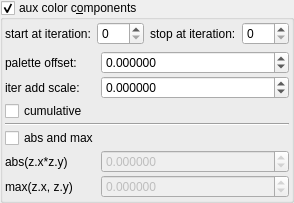
    <widget class="MyGroupBox" name="groupCheck_fold_color_aux_color_enabled">
     <property name="title">
      <string>aux color c&amp;omponents</string>
     </property>
     <property name="checkable">
      <bool>true</bool>
     </property>
     <layout class="QVBoxLayout" name="verticalLayout_12">
      <property name="leftMargin">
       <number>2</number>
      </property>
      <property name="topMargin">
       <number>2</number>
      </property>
      <property name="rightMargin">
       <number>2</number>
      </property>
      <property name="bottomMargin">
       <number>2</number>
      </property>
      <item>
       <layout class="QHBoxLayout" name="horizontalLayout_23" stretch="0,1,0,1">
        <item>
         <widget class="QLabel" name="label_103">
          <property name="text">
           <string>start at iteration:</string>
          </property>
         </widget>
        </item>
        <item>
         <widget class="MySpinBox" name="spinboxInt_fold_color_start_iterations_A">
          <property name="sizePolicy">
           <sizepolicy hsizetype="Minimum" vsizetype="Maximum">
            <horstretch>0</horstretch>
            <verstretch>0</verstretch>
           </sizepolicy>
          </property>
          <property name="minimum">
           <number>0</number>
          </property>
          <property name="maximum">
           <number>999</number>
          </property>
          <property name="value">
           <number>0</number>
          </property>
         </widget>
        </item>
        <item>
         <widget class="QLabel" name="label_75">
          <property name="text">
           <string>stop at iteration:</string>
          </property>
         </widget>
        </item>
        <item>
         <widget class="MySpinBox" name="spinboxInt_fold_color_stop_iterations_A">
          <property name="sizePolicy">
           <sizepolicy hsizetype="Preferred" vsizetype="Maximum">
            <horstretch>0</horstretch>
            <verstretch>0</verstretch>
           </sizepolicy>
          </property>
          <property name="maximum">
           <number>999</number>
          </property>
         </widget>
        </item>
       </layout>
      </item>
      <item>
       <layout class="QGridLayout" name="gridLayout_17" columnstretch="0,1">
        <property name="spacing">
         <number>2</number>
        </property>
        <item row="1" column="0">
         <widget class="QLabel" name="label_19">
          <property name="text">
           <string>iter add scale:</string>
          </property>
         </widget>
        </item>
        <item row="6" column="1">
         <widget class="MyDoubleSpinBox" name="spinbox4_fold_color_difs_0000_y">
          <property name="enabled">
           <bool>false</bool>
          </property>
          <property name="sizePolicy">
           <sizepolicy hsizetype="Minimum" vsizetype="Maximum">
            <horstretch>0</horstretch>
            <verstretch>0</verstretch>
           </sizepolicy>
          </property>
          <property name="prefix">
           <string/>
          </property>
          <property name="suffix">
           <string/>
          </property>
          <property name="decimals">
           <number>6</number>
          </property>
          <property name="minimum">
           <double>-100.000000000000000</double>
          </property>
          <property name="maximum">
           <double>100.000000000000000</double>
          </property>
          <property name="singleStep">
           <double>0.100000000000000</double>
          </property>
         </widget>
        </item>
        <item row="2" column="0">
         <widget class="MyCheckBox" name="checkBox_fold_color_aux_color_enabledA">
          <property name="text">
           <string>cumulative</string>
          </property>
         </widget>
        </item>
        <item row="1" column="1">
         <widget class="MyDoubleSpinBox" name="spinbox_fold_color_difs1">
          <property name="sizePolicy">
           <sizepolicy hsizetype="Minimum" vsizetype="Maximum">
            <horstretch>0</horstretch>
            <verstretch>0</verstretch>
           </sizepolicy>
          </property>
          <property name="prefix">
           <string/>
          </property>
          <property name="suffix">
           <string/>
          </property>
          <property name="decimals">
           <number>6</number>
          </property>
          <property name="minimum">
           <double>-100.000000000000000</double>
          </property>
          <property name="maximum">
           <double>100.000000000000000</double>
          </property>
          <property name="singleStep">
           <double>0.100000000000000</double>
          </property>
         </widget>
        </item>
        <item row="6" column="0">
         <widget class="QLabel" name="label_57">
          <property name="text">
           <string>max(z.x, z.y)</string>
          </property>
         </widget>
        </item>
        <item row="5" column="0">
         <widget class="QLabel" name="label_58">
          <property name="text">
           <string>abs(z.x*z.y)</string>
          </property>
         </widget>
        </item>
        <item row="0" column="1">
         <widget class="MyDoubleSpinBox" name="spinbox_fold_color_difs0">
          <property name="sizePolicy">
           <sizepolicy hsizetype="Minimum" vsizetype="Maximum">
            <horstretch>0</horstretch>
            <verstretch>0</verstretch>
           </sizepolicy>
          </property>
          <property name="prefix">
           <string/>
          </property>
          <property name="suffix">
           <string/>
          </property>
          <property name="decimals">
           <number>6</number>
          </property>
          <property name="minimum">
           <double>-100.000000000000000</double>
          </property>
          <property name="maximum">
           <double>100.000000000000000</double>
          </property>
          <property name="singleStep">
           <double>0.100000000000000</double>
          </property>
         </widget>
        </item>
        <item row="4" column="0">
         <widget class="MyCheckBox" name="checkBox_fold_color_aux_color_enabled_false">
          <property name="text">
           <string>abs and max</string>
          </property>
         </widget>
        </item>
        <item row="0" column="0">
         <widget class="QLabel" name="label_21">
          <property name="text">
           <string>palette offset:</string>
          </property>
         </widget>
        </item>
        <item row="5" column="1">
         <widget class="MyDoubleSpinBox" name="spinbox4_fold_color_difs_0000_x">
          <property name="enabled">
           <bool>false</bool>
          </property>
          <property name="sizePolicy">
           <sizepolicy hsizetype="Minimum" vsizetype="Maximum">
            <horstretch>0</horstretch>
            <verstretch>0</verstretch>
           </sizepolicy>
          </property>
          <property name="prefix">
           <string/>
          </property>
          <property name="suffix">
           <string/>
          </property>
          <property name="decimals">
           <number>6</number>
          </property>
          <property name="minimum">
           <double>-100.000000000000000</double>
          </property>
          <property name="maximum">
           <double>100.000000000000000</double>
          </property>
          <property name="singleStep">
           <double>0.100000000000000</double>
          </property>
         </widget>
        </item>
        <item row="3" column="0" colspan="2">
         <widget class="Line" name="line_3">
          <property name="orientation">
           <enum>Qt::Horizontal</enum>
          </property>
         </widget>
        </item>
       </layout>
      </item>
     </layout>
    </widget>
